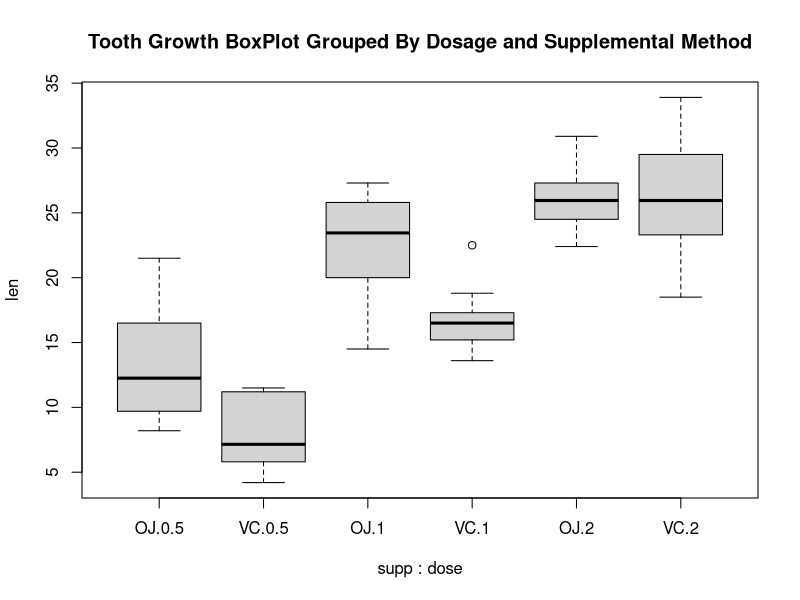

Generate this figure with R:
## ---- chunk 1

data(ToothGrowth)

## Get an overall summary table
summary_tgrowth = aggregate(ToothGrowth$len, by=list(ToothGrowth$dose, ToothGrowth$supp), FUN= summary)
summary_tgrowth = cbind.data.frame(summary_tgrowth$Group.1, summary_tgrowth$Group.2, summary_tgrowth$x)
colnames(summary_tgrowth) = c('dose','supp','Min','Q1', 'Median', 'Mean','Q3', 'Max')

## ---- chunk 2
##Box Plot by supp and dose
par(mfrow = c(1, 1))
boxplot(len~supp*dose, ToothGrowth, main = "Tooth Growth BoxPlot Grouped By Dosage and Supplemental Method")

#Table showing Box Plot Data
summary_tgrowth

## ---- chunk 3

#Perform T Test to compare OJ vs VC

oj_sub = subset(ToothGrowth, ToothGrowth$supp == 'OJ')
vc_sub = subset(ToothGrowth, ToothGrowth$supp == 'VC')

t.test(oj_sub$len, vc_sub$len, paired = FALSE)$conf

## ---- chunk 4
# Perform T Tests to compare dosages (0.5 vs 1, 0.5 vs 1.5, and 1 vs 1.5)

dos_05_sub = subset(ToothGrowth, ToothGrowth$dose == 0.5)
dos_10_sub = subset(ToothGrowth, ToothGrowth$dose == 1.0)
dos_15_sub = subset(ToothGrowth, ToothGrowth$dose == 2.0)

t.test(dos_05_sub$len, dos_10_sub$len, paired = FALSE)$conf
t.test(dos_05_sub$len, dos_15_sub$len, paired = FALSE)$conf
t.test(dos_10_sub$len, dos_15_sub$len, paired = FALSE)$conf

